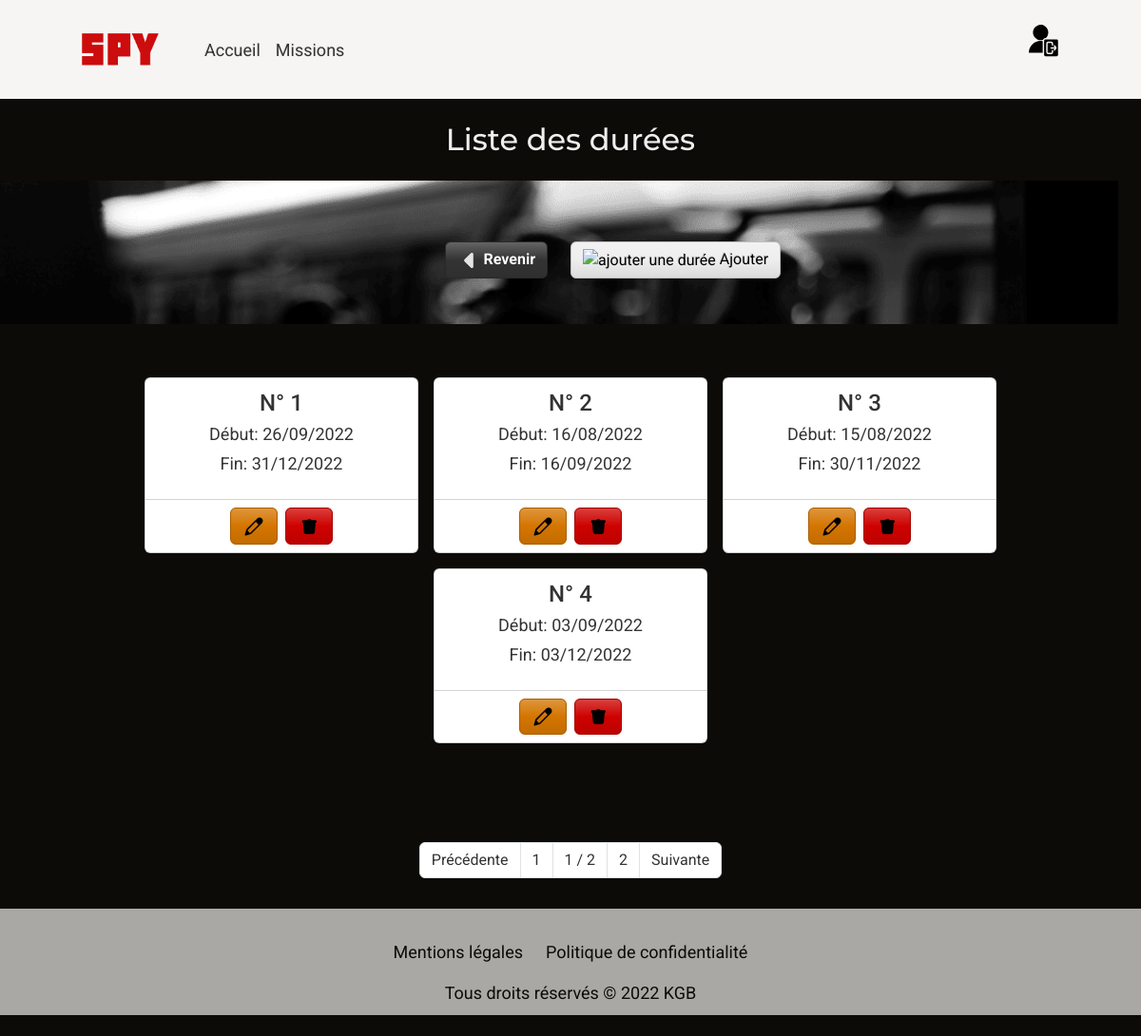
The app's page /durationsList (signed in) with its own data.
### tables this page shows
CREATE TABLE `Durations` (
  `id_duration` int(11) NOT NULL,
  `start_duration` date NOT NULL,
  `end_duration` date NOT NULL
);

### controllers/DurationController.php (called while the page is built, shortened)
<?php
require_once("models/DurationManager.php");
class DurationController {
    private DurationManager $durationManager;
    public function __construct() {
        $this->durationManager = new DurationManager();
    }
    private function generatePage(array $data) : void {
        extract($data);
        require_once($view);
    }
    public function durationsList() : void {
        $durations = $this->durationManager->getAll();
        $data_page = [
            "page_description" => "Page listant les durées",
            "page_title" => "Liste des durées",
            "page_css" => "list.css",
            "page_javascript" => ["list.js"],
            "durations" => $durations,
            "view" => "views/read/durationsView.php",
            "template" => "views/common/template.php"
        ];
        $this->generatePage($data_page);
    }
}

### models/DurationManager.php (called while the page is built, shortened)
<?php
require_once("models/Class/Duration.php");
class DurationManager extends Model{
    public function getAll() : array {
        $durations = [];
        $pdo = $this->getDb();
        $req = $pdo->prepare("SELECT * FROM Durations");
        $req->execute();
        $data = $req->fetchAll(PDO::FETCH_ASSOC);
        foreach($data as $duration) {
            $durations[] = new Duration($duration);
        }
        return $durations;
    }
}

### models/Class/Duration.php (called while the page is built, shortened)
<?php
class Duration {
    private int $id_duration;
    private string $start_duration;
    private string $end_duration;
    public function hydrate($data): void {
        foreach($data as $key=>$value) {
            $method = "set".ucfirst($key);
        }
    }
    public function getId_duration() {return $this->id_duration; }
    public function setId_duration($id_duration) { $this->id_duration = $id_duration;return $this; }
    public function getStart_duration() {return $this->start_duration; }
    public function setStart_duration($start_duration) { $this->start_duration = $start_duration;return $this; }
    public function getEnd_duration() {return $this->end_duration;}
    public function setEnd_duration($end_duration) { $this->end_duration = $end_duration; return $this; }
}

### views/read/durationsView.php (the view)
<div class="row">
    <section class="container">
        <div class="row d-flex justify-content-center">
            <div class="col-12 mb-3">
                <h1 class="text-light">Liste des durées</h1>
            </div>
            </div>
    </section>
    <div class="row">
        <section class="container bg-list">
            <div class="row my-md-5">
                <div class="col-6 d-flex justify-content-end mt-3">
                    <a href="<?= URL?>createMission" class="btn btn-dark fw-bold"><img src="<?= URL ?>/public/assets/images/back-light.svg" alt="retour à la création de mission" style="width: 1.5rem; height:1rem;"> Revenir</a>
                </div>
                <div class="col-6 d-flex justify-content-start mt-3">
                    <a href="<?= URL?>createDuration" class="btn btn-light font-weight-bold"><img src="<?= URL ?>/public/assets/images/icon-add.svg" alt="ajouter une durée" style="width: 1.5rem;"> Ajouter</a>
                </div>
            </div>
        </section>
    </div>
</div>
<section class="container">
    <div class="row">
        <article class="d-flex col-12 flex-wrap justify-content-center my-5" id="lists">
            <?php foreach($durations as $duration) :?>
                <div class="card m-2" style="width: 18rem;">
                    <div class="card-body ">
                    <h4 class="card-subtitle mb-2 text-center text-dark">N° <?= $duration->getId_duration() ?></h4>
                    <p class="card-subtitle mb-2 text-center text-dark">Début:
                        <?php
                            $dateFormatStart = new DateTime($duration->getStart_duration());
                            echo $dateFormatStart->format('d/m/Y');
                        ?>
                    </p>
                    <p class="card-subtitle mb-2 text-center text-dark">Fin:
                        <?php
                            $dateFormatEnd = new DateTime($duration->getEnd_duration());
                            echo $dateFormatEnd->format('d/m/Y');
                        ?>
                    </p>
                </div>
                <ul class="list-group list-group-flush">
                    <li class="list-group-item d-flex mx-auto ">
                        <form method="POST" action="<?= URL ?>updateDuration?q=<?= $duration->getId_duration() ?>">
                            <button class="btn btn-warning me-2" type="submit"><img src="<?= URL ?>/public/assets/images/icon-modify.svg" alt="modifier une durée" style="width: 1.5rem;"></button>
                        </form>
                        <form method="POST" action="<?= URL ?>deleteDuration?q=<?= $duration->getId_duration() ?>" onSubmit="return confirm('Etes-vous sûr de vouloir supprimer cette durée ?');">
                            <button class="btn btn-danger" type="submit"><img src="<?= URL ?>/public/assets/images/icon-remove.svg" alt="supprimer une durée" style="width: 1.5rem;"></button>
                        </form>
                    </li>
                </ul>
            </div>
        <?php endforeach; ?>
        </article>
    </div>
</section>
<section class="row mt-5 mb-3">
    <div class="col-12 d-flex justify-content-center">
        <nav aria-label="Page navigation">
            <ul class="pagination">
                <li class="page-item"><a class="page-link text-dark previousP" href="#">Précédente</a></li>
                <li class="page-item"><a class="page-link text-dark firstP"  href="#">1</a></li>
                <li class="page-item"><span class="page-link text-dark" id="pageInfo">1 / 2</span></li>
                <li class="page-item"><a class="page-link text-dark lastP"  href="#">2</a></li>
                <li class="page-item"><a class="page-link text-dark nextP"  href="#">Suivante</a></li>
            </ul>
        </nav>
    </div>
</section>

### public/CSS/main.css (style rules this page uses)
body { font-family: 'Roboto', sans-serif; font-size: 18px; background-color: #0D0B07; color: #F7F5F3; }
h1, h2 { color: #F7F5F3; font-family: 'Montserrat', sans-serif; text-align: center; padding-top: 2vh; }
a { color:#0D0B07; text-decoration: none; }
@media screen and (min-width: 768px) and (max-width: 1200px) { h1, h2 { font-size: 2rem; } }

### public/CSS/list.css (style rules this page uses)
.bg-list, #mission-bg { height: auto; min-width: 100%; min-height: 100%; background: url('../assets/images/spy.png'); background-size: cover; background-position: top; background-repeat: no-repeat; }

### records on screen
durations: id_duration "1", start_duration "26/09/2022", end_duration "31/12/2022"
durations: id_duration "2", start_duration "16/08/2022", end_duration "16/09/2022"
durations: id_duration "3", start_duration "15/08/2022", end_duration "30/11/2022"
durations: id_duration "4", start_duration "03/09/2022", end_duration "03/12/2022"
